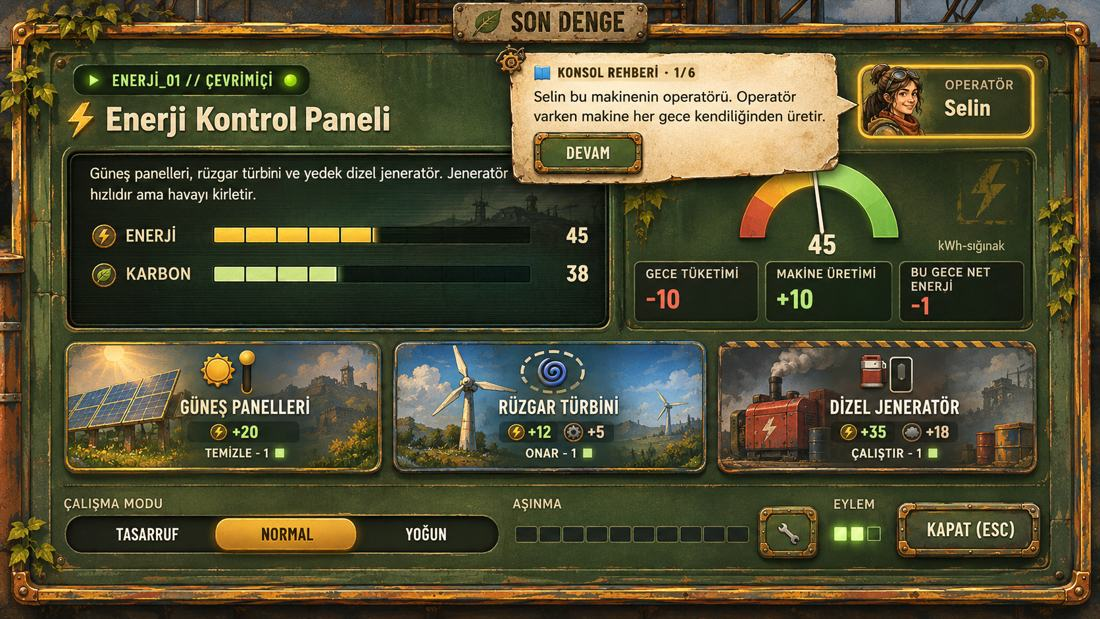
#> input picture docs/tasarim-referans/konsol-enerji-rehber.jpg, 1100 x 619 px, given in place of konsol-enerji-rehber.png, which was not available
$ python mockup-kes.py
#> lines starting #> are read from the running program, lines starting #| are printed output that depends on the picture; after the words box and inside, x2 and y2 are one past the last pixel; in counts of white or black regions, pixels touching at a corner belong together; pictures that were not available may be replaced by others from this repository, and a replacement may not be noted
# Mockup'lardan oyun görselleri çıkarır (tools/mockup-kes.py olarak repoya da kopyalanır)
import sys
from PIL import Image, ImageFilter, ImageDraw, ImageEnhance
KOK = sys.argv[1] if len(sys.argv) > 1 else "."
R = f'{KOK}/assets-orijinal/tasarim-referans/'
OUT = f'{KOK}/public/assets/'

def ac(ad): return Image.open(R + ad + '.png').convert('RGB')
#> called with ad = 'konsol-enerji-rehber'
#> returned value is the input picture: PIL image 1100x619 RGB; mean R, G, B 81.5, 77.7, 50.6

def cam(im, kutu, yaricap=26, tuy=18, karart=0.36):
    """kutu (oransal x0,y0,x1,y1) bölgesini bulanık + koyu 'cam etiket' yapar (gömülü yazıyı siler)"""
#> called with kutu = (0.28, 0.03, 0.86, 1.02), yaricap = 26, tuy = 18, karart = 0.36
    w, h = im.size
#> w = 468; h = 182
    x0, y0, x1, y1 = [int(v * (w if i % 2 == 0 else h)) for i, v in enumerate(kutu)]
#> x0 = 131; y0 = 5; x1 = 402; y1 = 185
    maske = Image.new('L', im.size, 0)
#> maske: PIL image 468x182 L; every value is 0
    ImageDraw.Draw(maske).rounded_rectangle((x0, y0, x1, y1), radius=int(h * 0.12), fill=255)
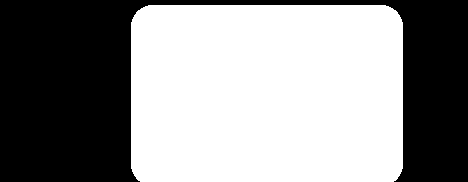
#> maske: PIL image 468x182 L; 56.2% white; 1 black region, box (x1, y1, x2, y2) and area: (0, 0, 468, 182) 37334
    maske = maske.filter(ImageFilter.GaussianBlur(tuy))
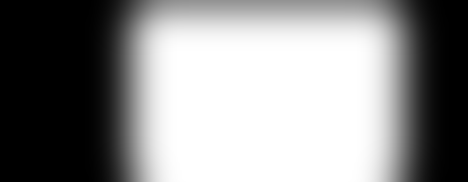
#> maske: PIL image 468x182 L; min 0, max 255, mean 140.4
    bulanik = im.filter(ImageFilter.GaussianBlur(yaricap))
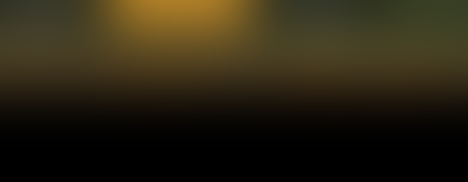
#> bulanik: PIL image 468x182 RGB; mean R, G, B 42.3, 35.5, 18.3
    bulanik = ImageEnhance.Brightness(ImageEnhance.Color(bulanik).enhance(0.7)).enhance(karart)
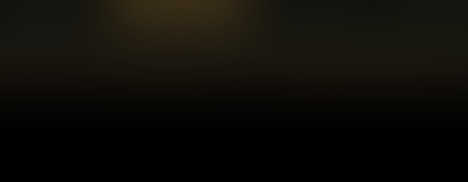
#> bulanik: PIL image 468x182 RGB; mean R, G, B 14, 12.3, 7.9
    return Image.composite(bulanik, im, maske)
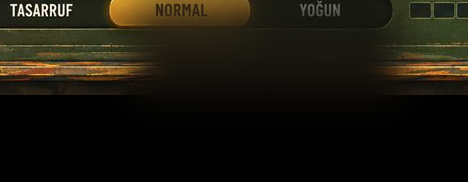
#> returned value: PIL image 468x182 RGB; mean R, G, B 26.8, 23.2, 13.4

# Kontrol kutusu sahneleri: (kaynak, kesim, cam bölgesi)
ORTA = (0.25, 0.04, 0.76, 1.02)
SAG = (0.50, 0.04, 1.02, 1.02)
KUTULAR = {  # kutu başına ölçülmüş yazı bölgesi
    'gunes':    ('konsol-enerji-rehber', (106, 524, 574, 706), (0.33, 0.03, 0.81, 1.02)),
    'ruzgar':   ('konsol-enerji-rehber', (604, 524, 1068, 706), (0.27, 0.03, 0.79, 1.02)),
    'dizel':    ('konsol-enerji-rehber', (1100, 524, 1570, 706), (0.35, 0.03, 0.91, 1.02)),
    'sulama':   ('konsol-sera', (106, 519, 574, 707), (0.27, 0.03, 0.79, 1.02)),
    'kompost':  ('konsol-sera', (604, 519, 1068, 707), (0.27, 0.03, 0.79, 1.02)),
    'fidan':    ('konsol-sera', (1100, 519, 1570, 707), (0.29, 0.03, 0.76, 1.02)),
    'ayristir': ('konsol-geri', (96, 502, 570, 710), (0.35, 0.03, 0.91, 1.02)),
    'onar':     ('konsol-geri', (606, 502, 1070, 710), (0.18, 0.03, 0.82, 1.02)),
    'yak':      ('konsol-geri', (1102, 504, 1580, 708), (0.35, 0.03, 0.97, 1.02)),
    'filtre':   ('konsol-su', (110, 522, 820, 728), (0.50, 0.03, 1.02, 1.02)),
    'pompa':    ('konsol-su', (854, 522, 1570, 728), (0.50, 0.03, 1.02, 1.02)),
}
for ad, (kaynak, kesim, bolge) in KUTULAR.items():
    x0, y0, x1, y1 = bolge
#> (the run stopped early here; a loop or call above may not have finished)
